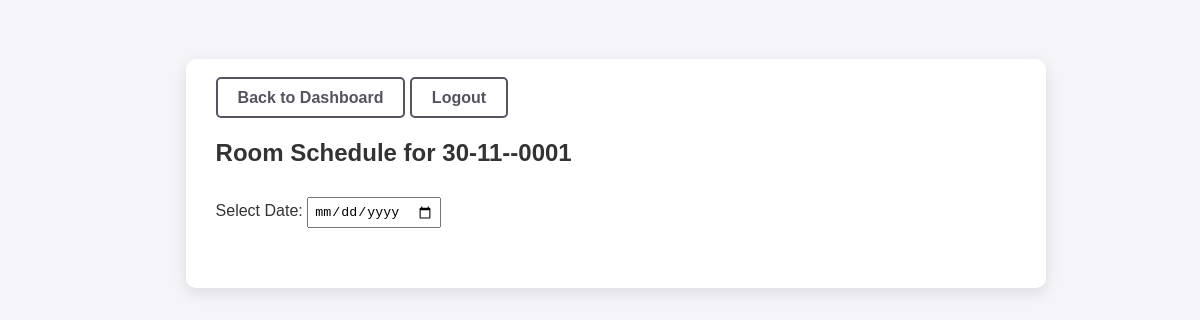
Page /SheduleRoom.php?date=0000-00-00 on the earlier database version.
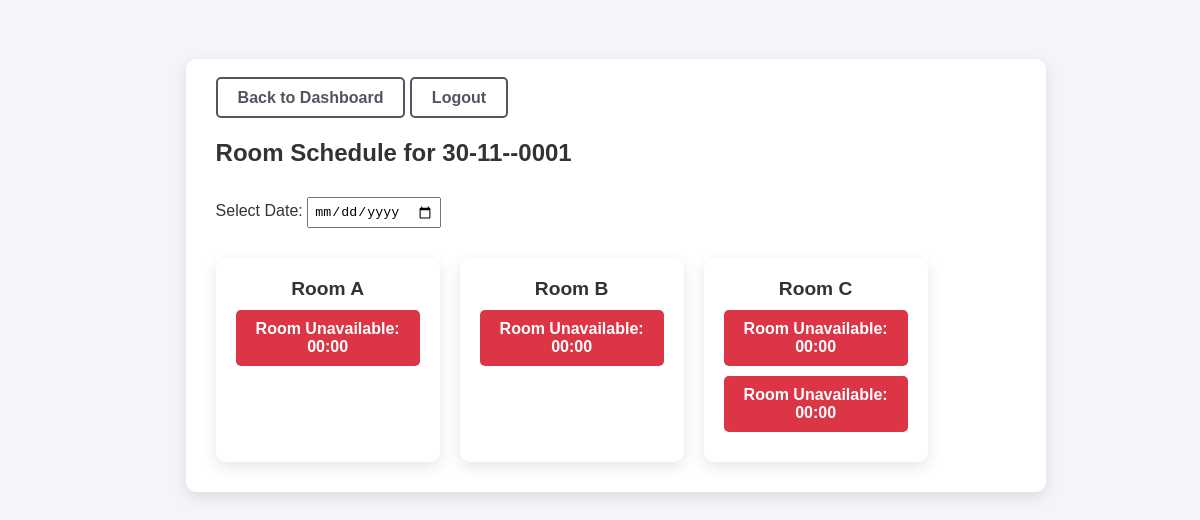
Same page on the later database version.
### tables this page shows
CREATE TABLE `rooms` (
  `id` int(11) NOT NULL,
  `name` varchar(100) NOT NULL,
  `equipment` text NOT NULL,
  `capacity` int(11) NOT NULL,
  `image` varchar(255) NOT NULL
);

CREATE TABLE `bookings` (
  `id` int(11) NOT NULL,
  `user_id` int(11) NOT NULL,
  `room_id` int(11) NOT NULL,
  `booking_date` date DEFAULT NULL,
  `booking_time` time DEFAULT NULL
);

### sheduleRoom.php (the view, shortened to what this page needs)
<?php
include 'connection.php';
$rooms_sql = "SELECT * FROM rooms";
$rooms_result = $conn->query($rooms_sql);
$date = isset($_GET['date']) ? $_GET['date'] : date('Y-m-d');
?>
<!DOCTYPE html>
<html lang="en">
<head>
</head>
<body>
<section class="schedule-container">
    <div class="schedule-header">
        <a href="adminDashboard.php" class="LB">Back to Dashboard</a>
        <a href="logout.php" class="LB">Logout</a>
        <h2>Room Schedule for <?php echo date('d-m-Y', strtotime($date)); ?></h2>
        <form action="" method="get">
            <label for="date">Select Date: </label>
            <input type="date" name="date" class="date-picker" value="<?php echo $date; ?>" onchange="this.form.submit()">
        </form>
    </div>
    <div class="room-schedule">
        <?php while ($room = $rooms_result->fetch_assoc()): ?>
            <div class="room-card">
                <h3><?php echo htmlspecialchars($room['name']); ?></h3>
                <?php
                $room_bookings_sql = "SELECT * FROM bookings WHERE room_id = ? AND DATE(booking_date) = ?";
                $room_bookings_stmt = $conn->prepare($room_bookings_sql);
                $room_bookings_stmt->bind_param("is", $room['id'], $date);
                $room_bookings_stmt->execute();
                $room_bookings_result = $room_bookings_stmt->get_result();
                if ($room_bookings_result->num_rows > 0):
                    while ($booking = $room_bookings_result->fetch_assoc()):
                        $bookingTime = new DateTime($booking['booking_time']);
                        $formattedBookingTime = $bookingTime->format('H:i');
                ?>
                    <div class="booking-time room-unavailable">
                        <strong>Room Unavailable:</strong> <?php echo $formattedBookingTime; ?>
                    </div>
                <?php endwhile; ?>
                <?php else: ?>
                    <div class="booking-time available">
                        bookings available
                    </div>
                <?php endif; ?>
            </div>
        <?php endwhile; ?>
    </div>
</section>
</body>
</html>

Differences in the rows shown:
added rooms: name "Room A"
added bookings: booking_time "00:00", shown under "Room A"
added rooms: name "Room B"
added bookings: booking_time "00:00", shown under "Room B"
added rooms: name "Room C"
added bookings: booking_time "00:00", shown under "Room C"
added bookings: booking_time "00:00", shown under "Room C"
